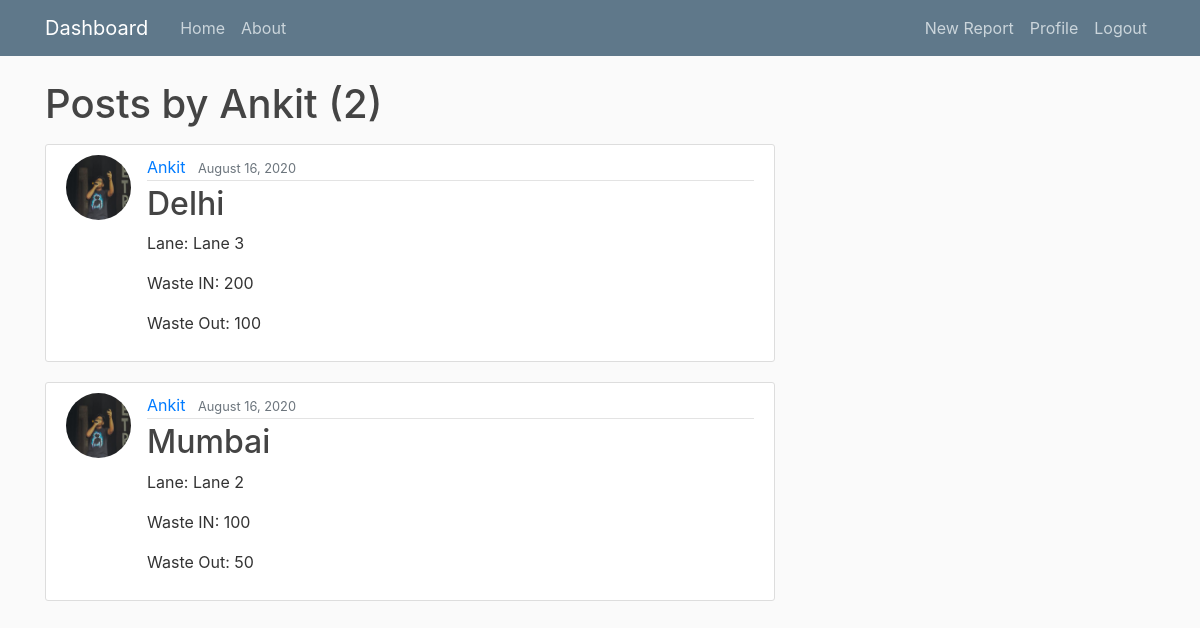
Screenshot of /user/Ankit (signed in) with the database file from the repository.
### blog/models.py (models this page shows, shortened)
class Post(models.Model):
    title = models.CharField(max_length=100) #city
    Lane_name = models.TextField() #lane
    WasteIn = models.IntegerField(default=0)
    WasteOut = models.IntegerField(default=0)
    date_posted = models.DateTimeField(default=timezone.now) #auto_now records time of every update where as auto_now_add records just the time of creation
    author = models.ForeignKey(User, on_delete=models.CASCADE) #One to many from author to post | on_delete tells to delete all post of the user/author if he/she gets deleted

### users/models.py (models this page shows, shortened)
class Profile(models.Model):
    user = models.OneToOneField(User , on_delete = models.CASCADE)
    image = models.ImageField(default = 'default.jpg', upload_to = 'profilepics')

### blog/views.py (the view)
# urls.py: path('user/<str:username>', UserPostListView.as_view() , name = 'user-posts'),
class UserPostListView(ListView):
    model = Post
    template_name = 'blog/user_posts.html' #<app><model>_<viewtype>.html
    context_object_name = 'posts'
    paginate_by = 3
    def get_queryset(self):
        user = get_object_or_404(User, username = self.kwargs.get('username'))
        return Post.objects.filter(author=user).order_by('-date_posted')

### blog/templates/blog/user_posts.html (shortened to what this page needs)
{% extends 'blog/base.html'%}
{% block content %}
  <h1 class = "mb-3">Posts by {{ view.kwargs.username }} ({{ page_obj.paginator.count }})</h1>
  {% for post in posts%}
    <article class="media content-section">
    <img class = "rounded-circle article-img" src = "{{ post.author.profile.image.url }}"">
      <div class="media-body">
        <div class="article-metadata">
          <a class="mr-2" href="{% url 'user-posts' post.author.username %}">{{ post.author }}</a>
          <small class="text-muted">{{ post.date_posted|date:"F d, Y" }}</small>
        </div>
        <h2><a class="article-title" href="{% url 'post-detail' post.id %}">{{ post.title }}</a></h2>
        <p class="article-content">Lane: {{ post.Lane_name }}</p>
        <p class="article-content">Waste IN: {{ post.WasteIn }}</p>
        <p class="article-content">Waste Out: {{ post.WasteOut }}</p>
      </div>
    </article>
  {% endfor %}
{% endblock content %}

### blog/static/blog/main.css (style rules this page uses)
body { background: #fafafa; color: #333333; margin-top: 5rem; }
h1, h2, h3, h4, h5, h6 { color: #444444; }
.content-section { background: #ffffff; padding: 10px 20px; border: 1px solid #dddddd; border-radius: 3px; margin-bottom: 20px; }
.article-title { color: #444444; }
.article-content { white-space: pre-line; }
.article-img { height: 65px; width: 65px; margin-right: 16px; }
.article-metadata { padding-bottom: 1px; margin-bottom: 4px; border-bottom: 1px solid #e3e3e3 }

### rows the page displays
Post: author.profile.image (picture), author "Ankit", date_posted "August 16, 2020", title "Delhi", Lane_name "Lane 3", WasteIn "200", WasteOut "100"
Post: author.profile.image (picture), author "Ankit", date_posted "August 16, 2020", title "Mumbai", Lane_name "Lane 2", WasteIn "100", WasteOut "50"

### other values shown
{{ view.kwargs.username }} "Ankit"
{{ page_obj.paginator.count }} "2"
